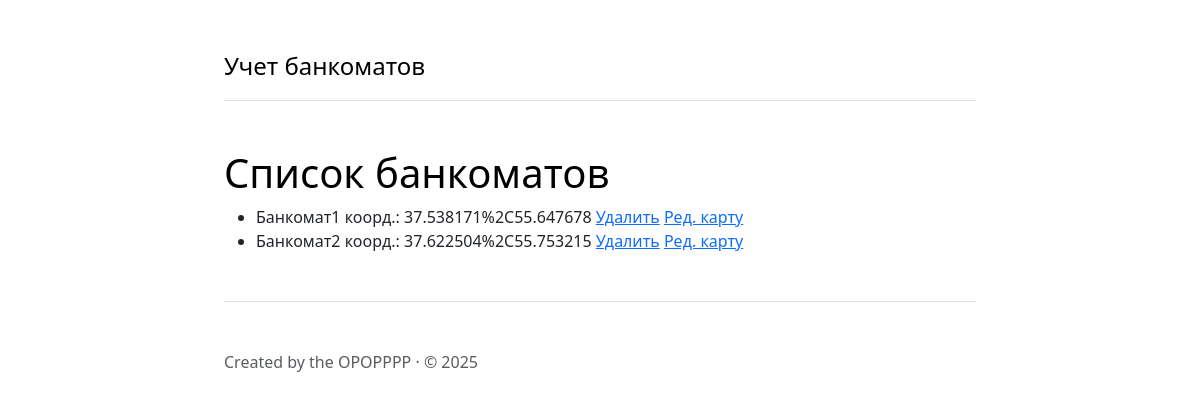
/listatm, run on an earlier commit of the app's database.
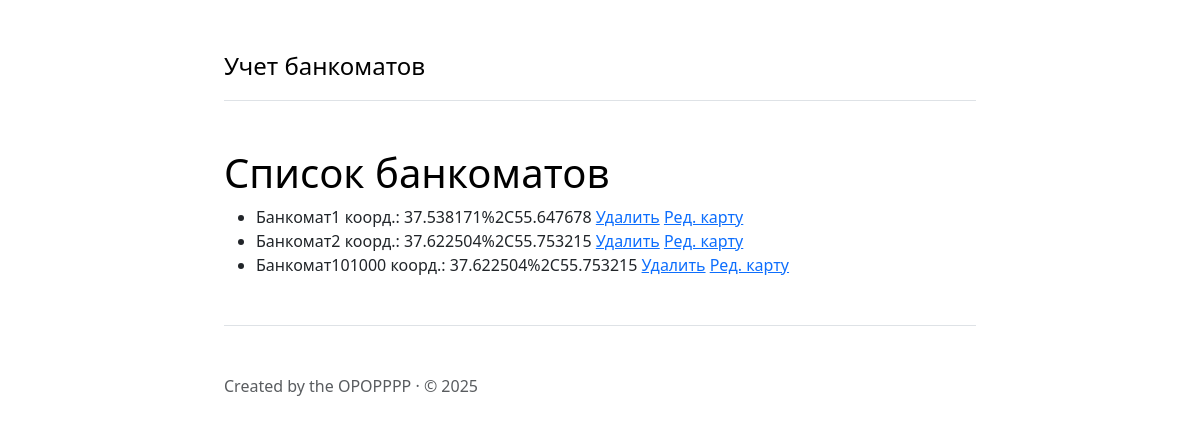
And on a later commit of the database.
### tables this page shows
CREATE TABLE "atm" (
	"id"	INTEGER NOT NULL,
	"device_id"	TEXT,
	"ll"	TEXT,
	"status"	INTEGER,
	PRIMARY KEY("id" AUTOINCREMENT)
);

### main.py (the view)
@app.route("/listatm", endpoint="listatm", methods=["GET", "POST"])
@connect_db
def listatm_route(cursor, connection):
    return listatm(cursor, connection)

### main.py (called while the page is built)
def connect_db(func):
    @wraps(func)
    def wrapper(*args, **kwargs):
        result = None
        try:
            db_path = os.path.join(current_app.root_path, 'db', 'main.db')
            connection = sqlite3.connect(db_path)
            connection.row_factory = sqlite3.Row
            print("Успешно подключились к SQLite БД.")
            try:
                cursor = connection.cursor()
                result = func(cursor, connection, *args, **kwargs)
            finally:
                connection.close()
                print("Соединение с SQLite БД закрыто.")
        except Exception as ex:
            print("Не удалось подключиться к SQLite БД.")
            print(ex)
        return result
    return wrapper

### view_listatm.py (called while the page is built)
def listatm(cursor, connection):
    args = dict()
    args["title"] = "Список банкоматов"
    query = (
        f"SELECT * FROM atm;"
    )
    cursor.execute(query)
    atms = cursor.fetchall()
    args["atms"] = atms
    if request.method == "GET":
        return render_template("listatm.html", args=args)
    elif request.method == "POST":
        return render_template("listatm.html", args=args)

### templates/listatm.html
{% extends "base.html" %} {% block content %}
    <h1 class="text-body-emphasis">Список банкоматов</h1>
    <ul>
        {% for item in args['atms'] %}
        <li>{{item["device_id"]}} коорд.: {{item["ll"]}} <a href='/deleteatm?id={{ item["id"] }}'>Удалить</a> <a href='/editatm?id={{ item["id"] }}'>Ред. карту</a></li>
        {% endfor %}
    </ul>
{% endblock %}

### templates/base.html (shortened to what this page needs)
<!doctype html>
<html lang="en" data-bs-theme="auto">
  <head>
    <link rel="stylesheet" href="https://cdn.jsdelivr.net/npm/@docsearch/css@3">
<link href="https://cdn.jsdelivr.net/npm/bootstrap@5.3.3/dist/css/bootstrap.min.css" rel="stylesheet">
  </head>
  <body>
<div class="col-lg-8 mx-auto p-4 py-md-5">
  <header class="d-flex align-items-center pb-3 mb-5 border-bottom">
    <a href="/" class="d-flex align-items-center text-body-emphasis text-decoration-none">
      <span class="fs-4">Учет банкоматов</span>
    </a>
  </header>
  <main>
{% block content %}{% endblock %}
  </main>
  <footer class="pt-5 my-5 text-body-secondary border-top">
    Created by the ОРОРРРР &middot; &copy; 2025
  </footer>
</div>
    </body>
</html>

What changed in the data, as far as the page shows it:
added atm: device_id "Банкомат101000", ll "37.622504%2C55.753215"
